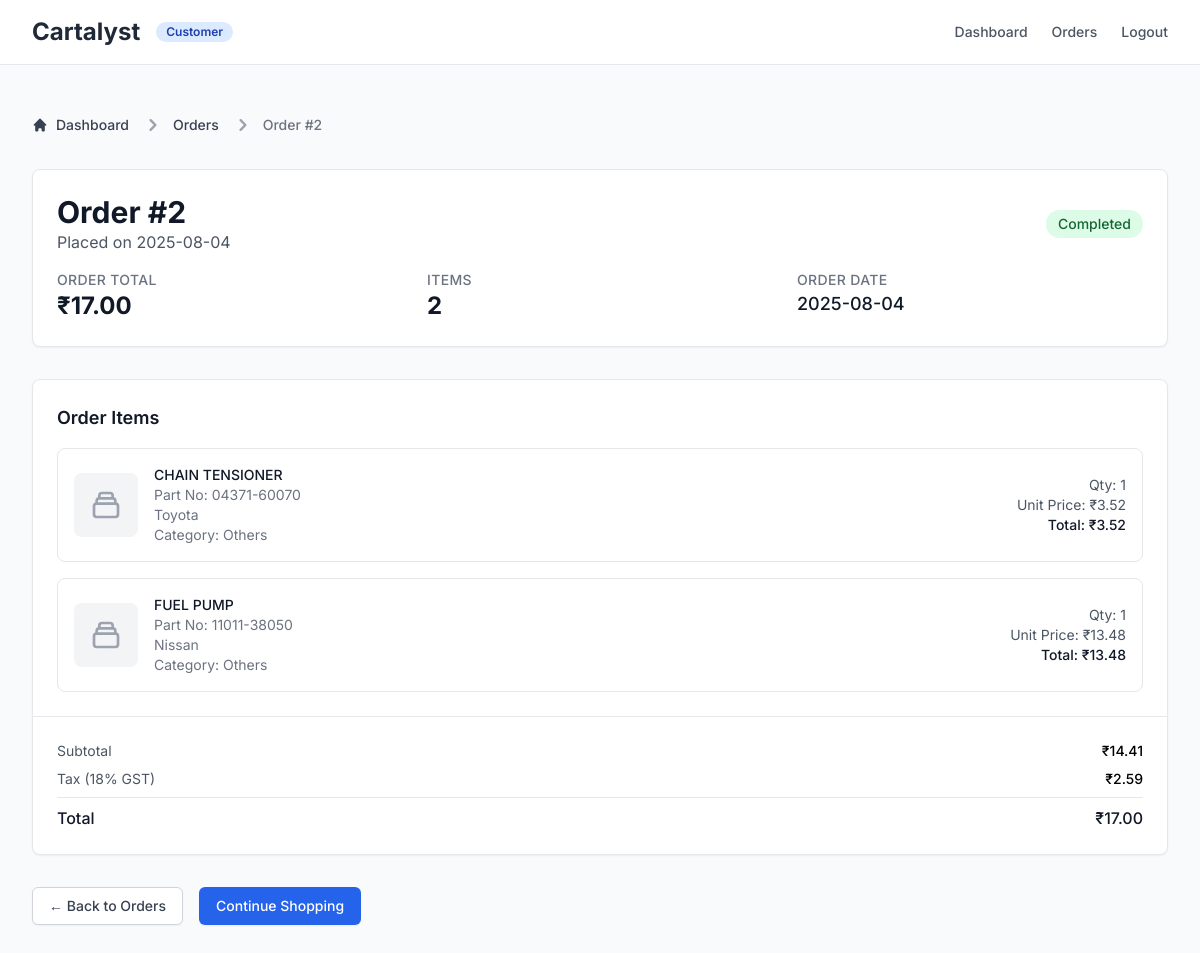
Screenshot of /order/2 (signed in) with the database file from the repository.
### tables this page shows
CREATE TABLE orders (
            id INTEGER PRIMARY KEY AUTOINCREMENT,
            user_id INTEGER NOT NULL,
            order_date TIMESTAMP DEFAULT CURRENT_TIMESTAMP,
            total_amount REAL NOT NULL,
            status TEXT DEFAULT 'pending',
            FOREIGN KEY (user_id) REFERENCES users (id)
        );

CREATE TABLE order_items (
            id INTEGER PRIMARY KEY AUTOINCREMENT,
            order_id INTEGER NOT NULL,
            part_no TEXT NOT NULL,
            quantity INTEGER NOT NULL,
            unit_price REAL NOT NULL,
            total_price REAL NOT NULL,
            FOREIGN KEY (order_id) REFERENCES orders (id)
        );

### app.py (the view)
@app.route('/order/<int:order_id>')
def order_detail(order_id):
    if 'user_role' not in session:
        return redirect(url_for('login'))
    username = 'customer' if session.get('user_role') == 'customer' else 'employee'
    user_id = get_user_id(username)
    if not user_id:
        flash('User not found.', 'error')
        return redirect(url_for('dashboard'))
    order_details = get_order_details(order_id, user_id)
    if not order_details:
        flash('Order not found.', 'error')
        return redirect(url_for('orders'))
    return render_template('order_detail.html', **order_details)

### app.py (called while the page is built)
def get_db_connection():
    conn = sqlite3.connect('parts.db')
    conn.row_factory = sqlite3.Row
    return conn

def get_user_id(username):
    conn = get_db_connection()
    user = conn.execute('SELECT id FROM users WHERE username = ?', (username,)).fetchone()
    conn.close()
    return user['id'] if user else None

def get_order_details(order_id, user_id):
    conn = get_db_connection()
    order = conn.execute('''
        SELECT * FROM orders WHERE id = ? AND user_id = ?
    ''', (order_id, user_id)).fetchone()
    if not order:
        conn.close()
        return None
    items = conn.execute('''
        SELECT oi.*, p.PartDescription, p.Category, p.VehicleMake
        FROM order_items oi
        JOIN parts p ON oi.part_no = p.PartNo
        WHERE oi.order_id = ?
        GROUP BY oi.part_no
        HAVING p.id = MAX(p.id)
    ''', (order_id,)).fetchall()
    conn.close()
    return {
        'order': dict(order),
        'items': [dict(item) for item in items]
    }

### templates/order_detail.html (shortened to what this page needs)
<!DOCTYPE html>
<html lang="en">
<head>
    <script src="https://cdn.tailwindcss.com"></script>
</head>
<body class="bg-gray-50">
    <header class="bg-white border-b border-gray-200">
        <div class="max-w-7xl mx-auto px-4 sm:px-6 lg:px-8">
            <div class="flex justify-between items-center h-16">
                <div class="flex items-center space-x-4">
                    <h1 class="text-2xl font-bold text-gray-800">Cartalyst</h1>
                    {% if session.get('user_role') == 'employee' %}
                    <span class="bg-green-100 text-green-800 text-xs font-semibold px-2.5 py-0.5 rounded-full">Employee</span>
                    {% else %}
                    <span class="bg-blue-100 text-blue-800 text-xs font-semibold px-2.5 py-0.5 rounded-full">Customer</span>
                    {% endif %}
                </div>
                <div class="flex items-center space-x-6">
                    <a href="{{ url_for('dashboard') }}" class="text-sm font-medium text-gray-600 hover:text-gray-900">Dashboard</a>
                    <a href="{{ url_for('orders') }}" class="text-sm font-medium text-gray-600 hover:text-gray-900">Orders</a>
                    <a href="{{ url_for('logout') }}" class="text-sm font-medium text-gray-600 hover:text-gray-900">Logout</a>
                </div>
            </div>
        </div>
    </header>
    <main class="max-w-7xl mx-auto px-4 sm:px-6 lg:px-8 py-12">
        <nav class="flex mb-8" aria-label="Breadcrumb">
            <ol class="inline-flex items-center space-x-1 md:space-x-3">
                <li class="inline-flex items-center">
                    <a href="{{ url_for('dashboard') }}" class="inline-flex items-center text-sm font-medium text-gray-700 hover:text-blue-600">
                        <svg class="w-4 h-4 mr-2" fill="currentColor" viewBox="0 0 20 20"><path d="M10.707 2.293a1 1 0 00-1.414 0l-7 7a1 1 0 001.414 1.414L4 10.414V17a1 1 0 001 1h2a1 1 0 001-1v-2a1 1 0 011-1h2a1 1 0 011 1v2a1 1 0 001 1h2a1 1 0 001-1v-6.586l.293.293a1 1 0 001.414-1.414l-7-7z"></path></svg>
                        Dashboard
                    </a>
                </li>
                <li>
                    <div class="flex items-center">
                        <svg class="w-6 h-6 text-gray-400" fill="currentColor" viewBox="0 0 20 20"><path fill-rule="evenodd" d="M7.293 14.707a1 1 0 010-1.414L10.586 10 7.293 6.707a1 1 0 011.414-1.414l4 4a1 1 0 010 1.414l-4 4a1 1 0 01-1.414 0z" clip-rule="evenodd"></path></svg>
                        <a href="{{ url_for('orders') }}" class="ml-1 text-sm font-medium text-gray-700 hover:text-blue-600 md:ml-2">Orders</a>
                    </div>
                </li>
                <li>
                    <div class="flex items-center">
                        <svg class="w-6 h-6 text-gray-400" fill="currentColor" viewBox="0 0 20 20"><path fill-rule="evenodd" d="M7.293 14.707a1 1 0 010-1.414L10.586 10 7.293 6.707a1 1 0 011.414-1.414l4 4a1 1 0 010 1.414l-4 4a1 1 0 01-1.414 0z" clip-rule="evenodd"></path></svg>
                        <span class="ml-1 text-sm font-medium text-gray-500 md:ml-2">Order #{{ order.id }}</span>
                    </div>
                </li>
            </ol>
        </nav>
        <div class="bg-white rounded-lg border border-gray-200 shadow-sm p-6 mb-8">
            <div class="flex items-center justify-between mb-4">
                <div>
                    <h1 class="text-3xl font-bold text-gray-900">Order #{{ order.id }}</h1>
                    <p class="text-gray-600">Placed on {{ order.order_date.split(' ')[0] if order.order_date else 'N/A' }}</p>
                </div>
                <div class="text-right">
                    <span class="inline-flex items-center px-3 py-1 rounded-full text-sm font-medium
                        {% if order.status == 'completed' %}bg-green-100 text-green-800
                        {% elif order.status == 'pending' %}bg-yellow-100 text-yellow-800
                        {% elif order.status == 'cancelled' %}bg-red-100 text-red-800
                        {% else %}bg-gray-100 text-gray-800{% endif %}">
                        {{ order.status.title() }}
                    </span>
                </div>
            </div>
            <div class="grid grid-cols-1 md:grid-cols-3 gap-6">
                <div>
                    <h3 class="text-sm font-medium text-gray-500 uppercase tracking-wide">Order Total</h3>
                    <p class="text-2xl font-bold text-gray-900">₹{{ "%.2f"|format(order.total_amount) }}</p>
                </div>
                <div>
                    <h3 class="text-sm font-medium text-gray-500 uppercase tracking-wide">Items</h3>
                    <p class="text-2xl font-bold text-gray-900">{{ items|length }}</p>
                </div>
                <div>
                    <h3 class="text-sm font-medium text-gray-500 uppercase tracking-wide">Order Date</h3>
                    <p class="text-lg font-medium text-gray-900">{{ order.order_date.split(' ')[0] if order.order_date else 'N/A' }}</p>
                </div>
            </div>
        </div>
        <div class="bg-white rounded-lg border border-gray-200 shadow-sm">
            <div class="p-6">
                <h2 class="text-lg font-semibold text-gray-900 mb-4">Order Items</h2>
                <div class="space-y-4">
                    {% for item in items %}
                    <div class="flex items-center space-x-4 p-4 border border-gray-200 rounded-lg">
                        <div class="flex-shrink-0">
                            <div class="w-16 h-16 bg-gray-100 rounded-lg flex items-center justify-center">
                            </div>
                        </div>
                        <div class="flex-1 min-w-0">
                            <h3 class="text-sm font-medium text-gray-900">{{ item.PartDescription }}</h3>
                            <p class="text-sm text-gray-500">Part No: {{ item.part_no }}</p>
                            {% if item.VehicleMake %}
                            <p class="text-sm text-gray-500">{{ item.VehicleMake }}</p>
                            {% endif %}
                            <p class="text-sm text-gray-500">Category: {{ item.Category }}</p>
                        </div>
                        <div class="text-right">
                            <p class="text-sm text-gray-600">Qty: {{ item.quantity }}</p>
                            <p class="text-sm text-gray-600">Unit Price: ₹{{ "%.2f"|format(item.unit_price) }}</p>
                            <p class="text-sm font-medium text-gray-900">Total: ₹{{ "%.2f"|format(item.total_price) }}</p>
                        </div>
                    </div>
                    {% endfor %}
                </div>
            </div>
            <div class="border-t border-gray-200 p-6">
                <div class="space-y-2">
                    <div class="flex justify-between text-sm">
                        <span class="text-gray-600">Subtotal</span>
                        <span class="font-medium">₹{{ "%.2f"|format(order.total_amount / 1.18) }}</span>
                    </div>
                    <div class="flex justify-between text-sm">
                        <span class="text-gray-600">Tax (18% GST)</span>
                        <span class="font-medium">₹{{ "%.2f"|format(order.total_amount - (order.total_amount / 1.18)) }}</span>
                    </div>
                    <div class="border-t border-gray-200 pt-2">
                        <div class="flex justify-between">
                            <span class="text-base font-medium text-gray-900">Total</span>
                            <span class="text-base font-medium text-gray-900">₹{{ "%.2f"|format(order.total_amount) }}</span>
                        </div>
                    </div>
                </div>
            </div>
        </div>
        <div class="mt-8 flex space-x-4">
            <a href="{{ url_for('orders') }}"
               class="inline-flex items-center px-4 py-2 border border-gray-300 rounded-md shadow-sm text-sm font-medium text-gray-700 bg-white hover:bg-gray-50">
                ← Back to Orders
            </a>
            <a href="{{ url_for('dashboard') }}"
               class="inline-flex items-center px-4 py-2 border border-transparent rounded-md shadow-sm text-sm font-medium text-white bg-blue-600 hover:bg-blue-700">
                Continue Shopping
            </a>
        </div>
    </main>
</body>
</html>

### templates/order_detail.html (style rules this page uses)
body { font-family: 'Inter', sans-serif; }

### rows the page displays
orders: id "2", order_date "2025-08-04", status "Completed", total_amount "17.00", order.total_amount/1.18 "14.41", order.total_amount-(order.total_amount/1.18) "2.59"
order_items: PartDescription "CHAIN TENSIONER", part_no "04371-60070", VehicleMake "Toyota", Category "Others", quantity "1", unit_price "3.52", total_price "3.52"
order_items: PartDescription "FUEL PUMP", part_no "11011-38050", VehicleMake "Nissan", Category "Others", quantity "1", unit_price "13.48", total_price "13.48"

### other values shown
{{ items|length }} "2"
